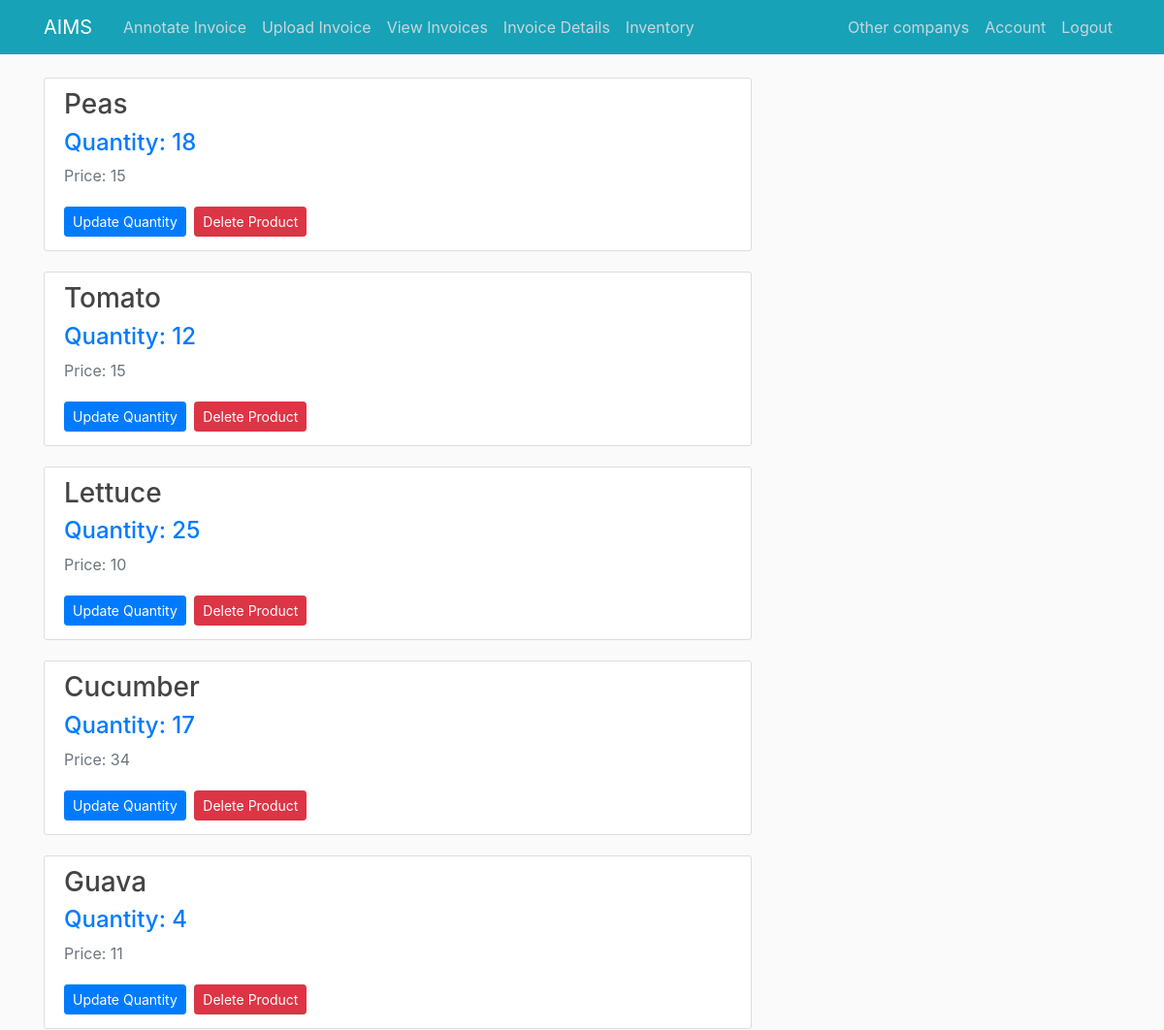
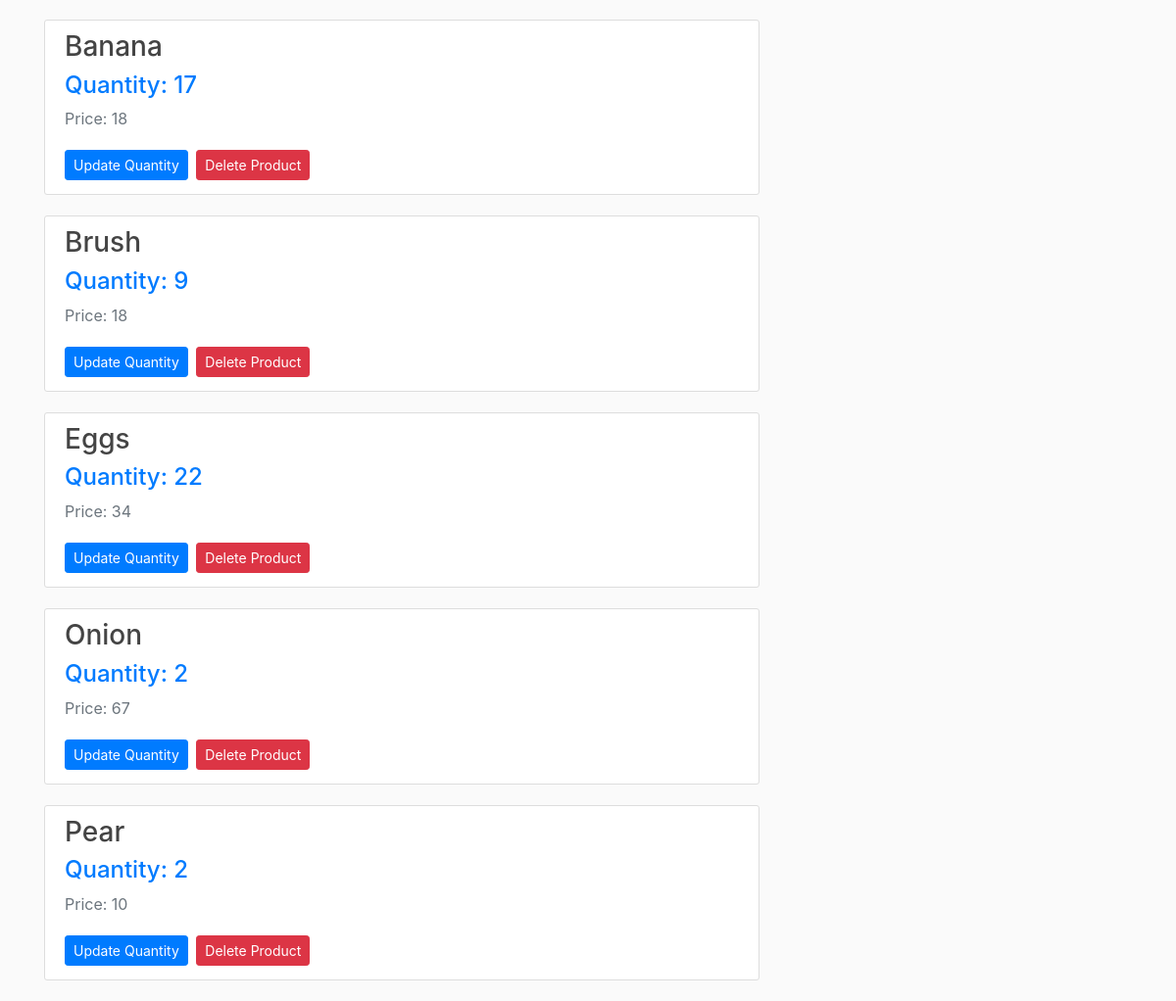
The app's page /viewinventory (signed in) with its own data (2 pictures, top to bottom).
### aims_/models.py (models this page shows, shortened)
class Product(db.Model):
    id = db.Column(db.Integer, primary_key=True)
    name = db.Column(db.String(20), unique=True, nullable=False)
    price = db.Column(db.Integer,nullable=False)
    products = db.relationship(
        'Inventory', backref='which_product', cascade="all,delete", lazy=True)

### aims_/routes.py (the view)
@app.route("/viewinventory")
@login_required
def view_inventory():
    if session['account_type']== 'company':
        comp = Company.query.filter_by(id=current_user.id).first()
        prods = comp.products
        tp = []
        for product in prods:
            actprod = Product.query.filter_by(id=product.product_id).first()
            tp.append([actprod.name,product.quantity,actprod.price,product.product_id])
        if len(tp) == 0:
            flash('No invoices uploaded or processed to view inventory!', 'danger')
            return redirect(url_for('view_invoices'))
        return render_template('view_inventory.html', title='View Inventory',products=tp)
    abort(403)

### aims_/models.py (called while the page is built)
@login_manager.user_loader
def load_user(user_id):
    if 'account_type' in session:
        if session['account_type'] == 'broker':
            return Broker.query.get(int(user_id))
        elif session['account_type'] == 'admin':
            return Admin.query.get(int(user_id))
        elif session['account_type'] == 'company':
            return Company.query.get(int(user_id))
    return None

### aims_/templates/view_inventory.html (shortened to what this page needs)
{% extends "layout.html" %}
{% block content %}
    {% for prod in products %}
    <div class="content-section">
        <div class="media-body">
            <h3>{{ prod[0].title() }}</h3>
            <h4 class="text-primary">Quantity: {{prod[1]}}</h4>
            <p class="text-secondary">Price: {{ prod[2] }}</p>
            <a class="btn btn-primary btn-sm mt-1 mb-1" href="{{ url_for('update_product_quant',product_id=prod[3]) }}">Update Quantity</a>
            <button type="button" class="btn btn-danger btn-sm m-1" data-toggle="modal" data-target="#deleteModal{{ prod[3] }}">Delete Product</button>
        </div>
    </div>
    <div class="col-md-4"></div>
    {% endfor %}
{% endblock content %}

### aims_/static/main.css (style rules this page uses)
body { background: #fafafa; color: #333333; margin-top: 5rem; }
h1, h2, h3, h4, h5, h6 { color: #444444; }
.content-section { display: block; background: #ffffff; padding: 10px 20px; border: 1px solid #dddddd; border-radius: 3px; margin-bottom: 20px; }

### records on screen
Product: name "Peas", prod "18", price "15"
Product: name "Tomato", prod "12", price "15"
Product: name "Lettuce", prod "25", price "10"
Product: name "Cucumber", prod "17", price "34"
Product: name "Guava", prod "4", price "11"
Product: name "Banana", prod "17", price "18"
Product: name "Brush", prod "9", price "18"
Product: name "Eggs", prod "22", price "34"
Product: name "Onion", prod "2", price "67"
Product: name "Pear", prod "2", price "10"

### other values on screen
{{ session['account_type'] }} "company"
